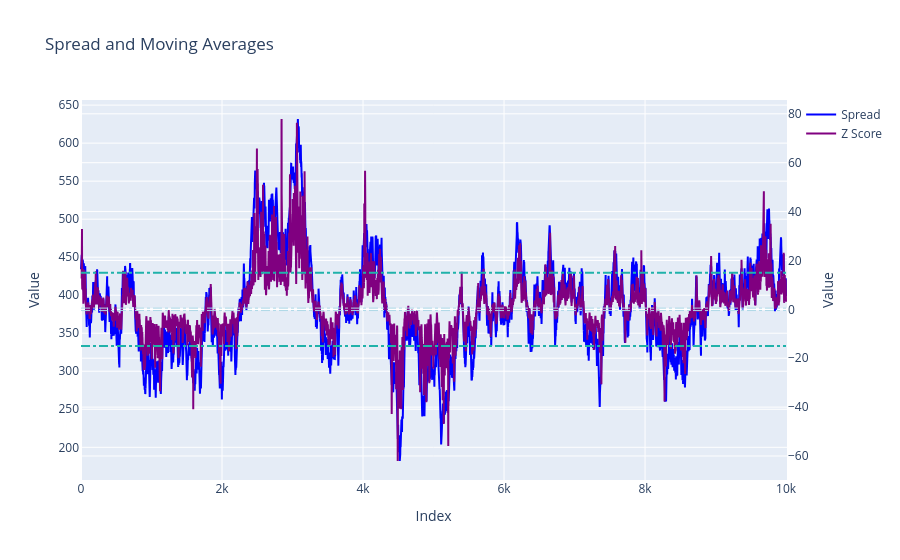

The code cell stored with this chart in its notebook:
### Code cell
fig = go.Figure()
spread = pd.DataFrame({'timestamp': df_synthetic['timestamp'], 'spread': df_gift_basket['swmid'].to_numpy() - df_synthetic['swmid'].to_numpy()})

# fig.add_trace(go.Scatter(x=df_synthetic['timestamp'], y=spread, mode='lines', name='Difference', line=dict(color='red')))

spread['std30'] = spread['spread'].rolling(window=params['std_window']).std()
# spread['std30'] = spread['spread'].rolling(window=100).apply(lambda x: np.sqrt(np.mean((x-376)**2)))



fig.add_trace(go.Scatter(x=spread.index, y=spread['spread'], mode='lines', name='Spread', line=dict(color='blue')))
# fig.add_trace(go.Scatter(x=spread.index, y=spread['sma5'], mode='lines', name='SMA5', line=dict(color='green')))
# fig.add_trace(go.Scatter(x=spread.index, y=spread['sma60'], mode='lines', name='SMA60', line=dict(color='red')))
spread['z_score'] = (spread['spread'] - 376) / spread['std30']
fig.add_shape(
    type="line",
    x0=spread.index[0],
    y0=params['thresh'],
    x1=spread.index[-1],
    y1=params['thresh'],
    line=dict(
        color="LightSeaGreen",
        width=2,
        dash="dashdot",
    ),
    yref="y2"
)

fig.add_shape(
    type="line",
    x0=spread.index[0],
    y0=-params['thresh'],
    x1=spread.index[-1],
    y1=-params['thresh'],
    line=dict(
        color="LightSeaGreen",
        width=2,
        dash="dashdot",
    ),
    yref="y2"
)


fig.add_shape(
    type="line",
    x0=spread.index[0],
    y0=params['clear_thresh'],
    x1=spread.index[-1],
    y1=params['clear_thresh'],
    line=dict(
        color="LightBlue",
        width=1,
        dash="dashdot",
    ),
    yref="y2"
)

fig.add_shape(
    type="line",
    x0=spread.index[0],
    y0=-params['clear_thresh'],
    x1=spread.index[-1],
    y1=-params['clear_thresh'],
    line=dict(
        color="LightBlue",
        width=1,
        dash="dashdot",
    ),
    yref="y2"
)


fig.add_trace(go.Scatter(x=spread.index, y=spread['z_score'], mode='lines', name='Z Score', line=dict(color='purple'), yaxis='y2'))
fig.update_layout(yaxis2=dict(title='Z Score', overlaying='y', side='right'))
fig.update_layout(title_text="Spread and Moving Averages")
fig.update_xaxes(title_text="Index")
fig.update_yaxes(title_text="Value")

### Figure 1 — Plotly figure (JSON) as saved in the notebook; plotly's stock layout.template omitted (floating-point values rounded to 4 significant figures; data arrays with more than 128 entries replaced by an {"elided": "..."} marker saying what was removed)
{"data": [{"line": {"color": "blue"}, "mode": "lines", "name": "Spread", "type": "scatter", "x": {"elided": "10000 int values"}, "y": {"elided": "10000 float values"}}, {"line": {"color": "purple"}, "mode": "lines", "name": "Z Score", "type": "scatter", "x": {"elided": "10000 int values"}, "y": {"elided": "10000 float values"}, "yaxis": "y2"}], "layout": {"shapes": [{"line": {"color": "LightSeaGreen", "dash": "dashdot", "width": 2}, "type": "line", "x0": 0, "x1": 9999, "y0": 15, "y1": 15, "yref": "y2"}, {"line": {"color": "LightSeaGreen", "dash": "dashdot", "width": 2}, "type": "line", "x0": 0, "x1": 9999, "y0": -15, "y1": -15, "yref": "y2"}, {"line": {"color": "LightBlue", "dash": "dashdot", "width": 1}, "type": "line", "x0": 0, "x1": 9999, "y0": 0.5, "y1": 0.5, "yref": "y2"}, {"line": {"color": "LightBlue", "dash": "dashdot", "width": 1}, "type": "line", "x0": 0, "x1": 9999, "y0": -0.5, "y1": -0.5, "yref": "y2"}], "title": {"text": "Spread and Moving Averages"}, "xaxis": {"title": {"text": "Index"}}, "yaxis": {"title": {"text": "Value"}}, "yaxis2": {"overlaying": "y", "side": "right", "title": {"text": "Value"}}}}
